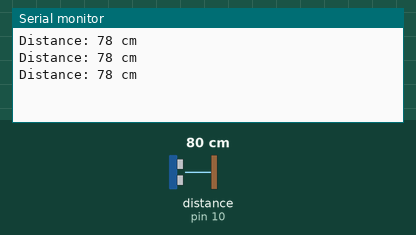
The sketch below on a simulated Arduino Uno, built with avr-gcc and run on an emulated ATmega328P. Shown: the last lines printed to the serial monitor. Wiring (inferred from the names in the program): ultrasonic range finder: trigger pin 9; echo pin 10. The inputs (shaded band) are chosen by the test bench; at power-on: distance to the obstacle (sensor on pin 10) 80 cm. The echo pulse lasts 58.3 µs per cm.

Above: at 1.3 s.
1.4 s: distance to the obstacle (sensor on pin 10) set to 2 cm
At 1.9 s:
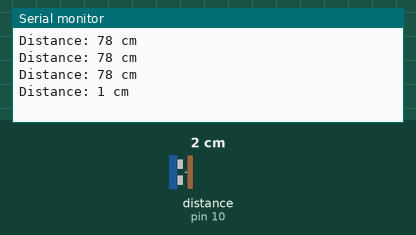
2.9 s: distance to the obstacle (sensor on pin 10) set to 4 cm
At 3.4 s:
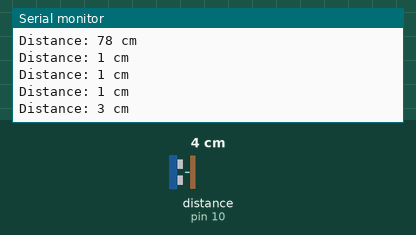
Timing chart, 0 to 5.9 s (numbered marks = the images above; inputs shaded):
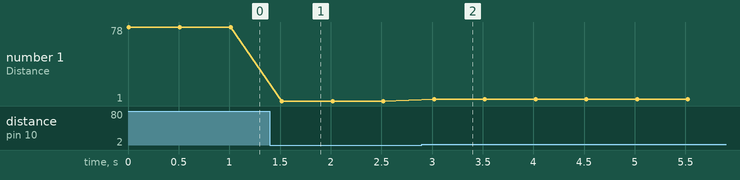

Measured:
- after the input at 1.4 s, the serial monitor: prints a new line after 0.12 s (image 1)
- after the input at 2.9 s, the serial monitor: prints a new line after 0.12 s (image 2)
- plotted number 1: 78 → 1 after the input at 1.4 s, 1 → 3 after the input at 2.9 s

The sketch:

1US.ino
```cpp
// Define Trigger and Echo pins
const int trigPin = 9;
const int echoPin = 10;

// Variables for duration and distance
long duration;
int distance;

void setup() {
  // Initialize serial communication at 9600 baud rate
  Serial.begin(9600);

  // Define pin modes
  pinMode(trigPin, OUTPUT);
  pinMode(echoPin, INPUT);
}

void loop() {
  // Clear the trigPin by setting it LOW for 2 microseconds
  digitalWrite(trigPin, LOW);
  delayMicroseconds(2);

  // Set the trigPin HIGH for 10 microseconds to send out the ultrasonic pulse
  digitalWrite(trigPin, HIGH);
  delayMicroseconds(10);
  digitalWrite(trigPin, LOW);

  // Read the echoPin, which returns the sound wave travel time in microseconds
  duration = pulseIn(echoPin, HIGH);

  // Calculate the distance in centimeters
  // Speed of sound is 0.034 cm/microsecond.
  // We divide by 2 because the sound wave travels to the object and back.
  distance = duration * 0.034 / 2;

  // Print the distance data to the Serial Monitor
  Serial.print("Distance: ");
  Serial.print(distance);
  Serial.println(" cm");

  // Wait for a short time before the next measurement
  delay(500);
}
```
